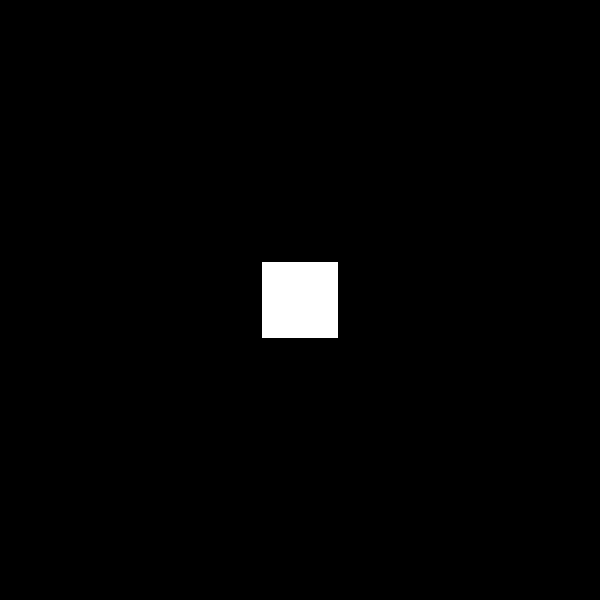
Frame 1 (no input)
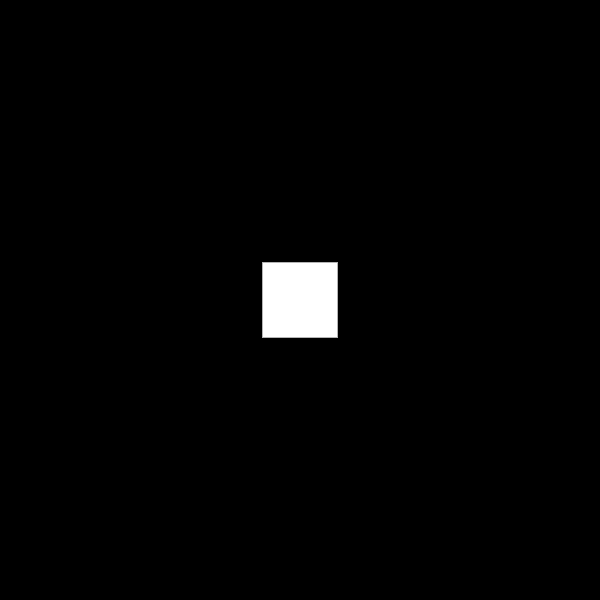
Frame 60 (the mouse pressed at the canvas centre just before this capture)
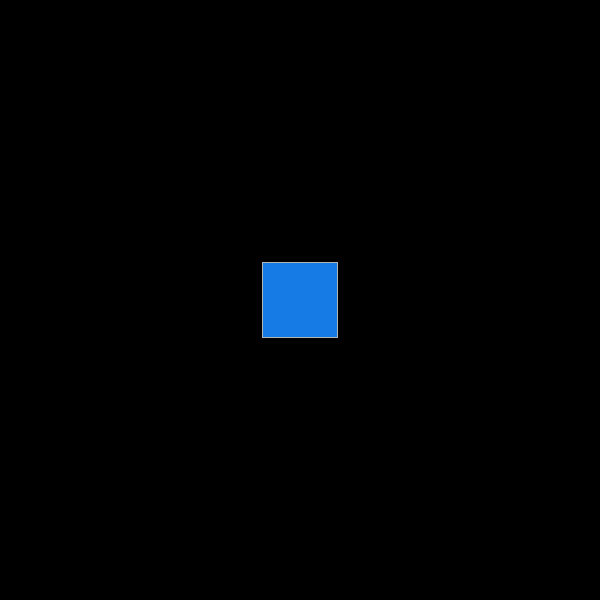
Frame 120 (the mouse held since frame 60 and released just before this capture)

The Processing sketch that drew these frames (run headless with seeded random() and noise(); from frame 60 on, the mouse is pressed at the canvas centre):

// Processing sketch: processing_105105
// ── processing_105105.pde


int squareSize = 75;
float squareX = 0;
float squareY = 0;


void setup(){
  size (600,600);
  squareX = width/2;
  squareY = height/2;
  background(0);
  rectMode(CENTER);
  
}

void draw() {
  stroke(255);
  float h = random(0, 300);
  colorMode(HSB, 360, 100, 100);
  rect(squareX,squareY, squareSize,squareSize);
  
  if (mouseX > squareX-75 && mouseX < squareX+75 && mouseY > squareY-75 && mouseY < squareY+75) {
      fill(h, 90, 90);
  } 
}
